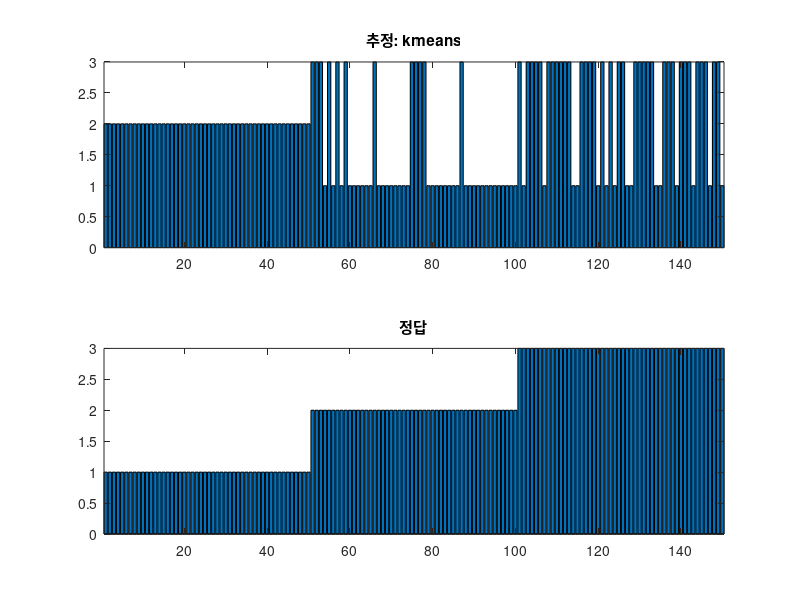
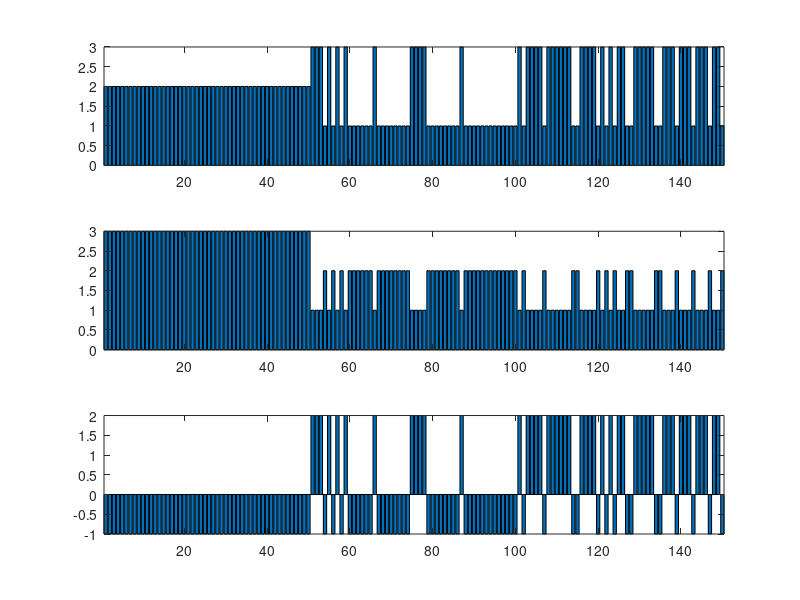

Here is the MATLAB script that generated these plots, in order:
clear all; close all; clc;

load fisheriris;

% sepal length, width만 이용해보자
setdata = [];
setdata = meas(:,1:2); %3:4 % 1:4

spcs2num = [];
for k=1:1:length(species)
    if strcmp(species(k), 'setosa') == 1
        spcs2num(k,1) = 1;
    elseif strcmp(species(k), 'versicolor') == 1
        spcs2num(k,1) = 2;
    elseif strcmp(species(k), 'virginica') == 1
        spcs2num(k,1) = 3;
    end
end

% 매트랩 내부함수. 출력: mat_label: 그룹 할당 결과, mat_CP: 각 그룹의 중심 좌표
[mat_label, mat_CP] = kmeans(setdata, 3);
% [mat_label, mat_CP] = kmeans(setdata, 3, 'Start', setdata(1:3,:));

figure;
subplot(211); bar(mat_label); axis tight; title('추정: kmeans');
subplot(212); bar(spcs2num); axis tight; title('정답');
%% my_kmeans
grp = 3; % k = 3;
class = [1 2 3];

% [0단계: 초기 객체 선정]
% 편의상 1~3번째 데이터를 초기 값으로 하겠음 (거리들을 모두 계산하고 가장 거리가 먼 3점으로 하면 아마도 아래 while문의 동작 횟수가 줄어 들 것)
% (k가 3이니, 3개의 중심좌표가 나와야 하고, sepal length, width 두 정보만 사용하니, 중심좌표는 2차원)
my_CP = setdata(1:grp,:); 

% [1단계: 객체 군집 배정]
my_label = [];
for kk=1:1:length(setdata)
    tmp_set = setdata(kk,:); % kk번째 데이터 가져오기

    % 각 중심좌표와 데이터 간의 유클리디안 거리를 계산
    udist = zeros(grp, 1);
    for jj=1:1:grp
        udist(jj,1) = norm(tmp_set - my_CP(jj, :));
    end

    % 현재 데이터와 중심좌표들의 거리를 오름차순으로 정렬
    [sv, si] = sort(udist, 'ascend');

    % 제일 앞에 있는 것이 거리가 제일 짧은 것. 그것의 그룹 ID로 현재 데이터를 할당하라 
    my_label(kk,1) = class(si(1));
end

Final_label = [];
chk = 1;
loop = 0;
% [2, 3단계, 1단계 반복: 군집 중심좌표 산출 & 수렴 조건 점검 / 객체 군집 배정
% 군집 중심좌표 산출 /객체 군집 배정 를 반복해야 함. 언제까지? 수렴 조건에 수렴할 때까지. 
% 수렴조건의 만족은 for문으로 확인이 어려우므로 while문으로
while(chk)
    loop = loop + 1;
    loop
    for kk=1:1:grp
        idx = find(my_label == class(kk)); % kk 그룹에 할당된 데이터 가져오기
        tmp_data = setdata(idx,:);

        % kk 그룹에 할당된 데이터를 이용하여 중심 좌표를 계산
        my_CP(kk,:) = mean(tmp_data);       
    end

    % 새로운 중심좌표를 이용하여, 데이터를 재할당
    my_label_new = [];
    for kk=1:1:length(setdata)
        tmp_set = setdata(kk,:);

        udist = zeros(grp, 1);
        for jj=1:1:grp
            udist(jj,1) = norm(tmp_set - my_CP(jj, :));
        end

        [sv, si] = sort(udist, 'ascend');

        my_label_new(kk,1) = class(si(1));
    end

    % 1단계의 결과와 2단계의 결과가 같은지 평가
    idx = find(my_label_new ~= my_label);

    % 이전 할당 결과와 지금 할당 결과가 같으면 while문 종료
    % 그렇지 않으면, 위 과정을 반복
    if length(idx) == 0
        chk = 0;
        Final_label = my_label_new;
        break;
    else
        my_label = my_label_new;
    end
end

%%

figure;
subplot(311); bar(mat_label); axis tight;
subplot(312); bar(Final_label); axis tight;
subplot(313); bar(mat_label-Final_label); axis tight;

my_CP
mat_CP
    
